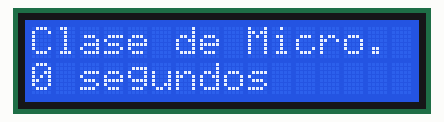
Recording of a sketch running on a simulated ESP32. Parts: 16×2 character LCD.

Above: at 0.1 s.
At 7.1 s:
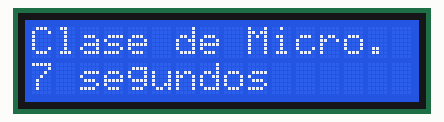
At 13.1 s:
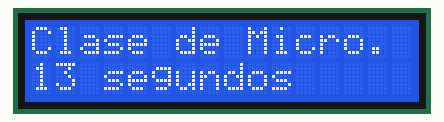
At 19.1 s:
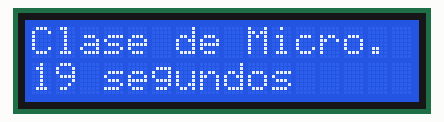
At 28.1 s:
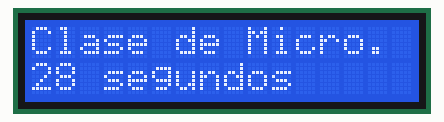
At 38.1 s:
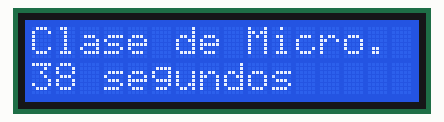

Measured:
- what the display in image 1 shows lasts 1.1 s, from 7.0 s to 8.1 s
- what the display in image 2 shows lasts 1.0 s, from 13.1 s to 14.1 s

The sketch:

ESP32I2Clcd.ino
```cpp
#include <LiquidCrystal_I2C.h>
// Create the lcd object address 0x3F and 16 columns x 2 rows
LiquidCrystal_I2C lcd(0x27, 16,2);  //

void  setup() {
   // Initialize the LCD connected
  lcd.begin();


  // Turn on the backlight on LCD.
  lcd.backlight();

  // print the Message on the LCD.
  lcd.print( "Clase de Micro." );
}

void  loop() {
    //Here cursor is placed on first position (col: 0) of the second line (row: 1)
  lcd.setCursor(0, 1);
   // We write the number of seconds elapsed
  lcd.print( millis () / 1000);
  lcd.print( " segundos" );
  delay (100);
}
```
